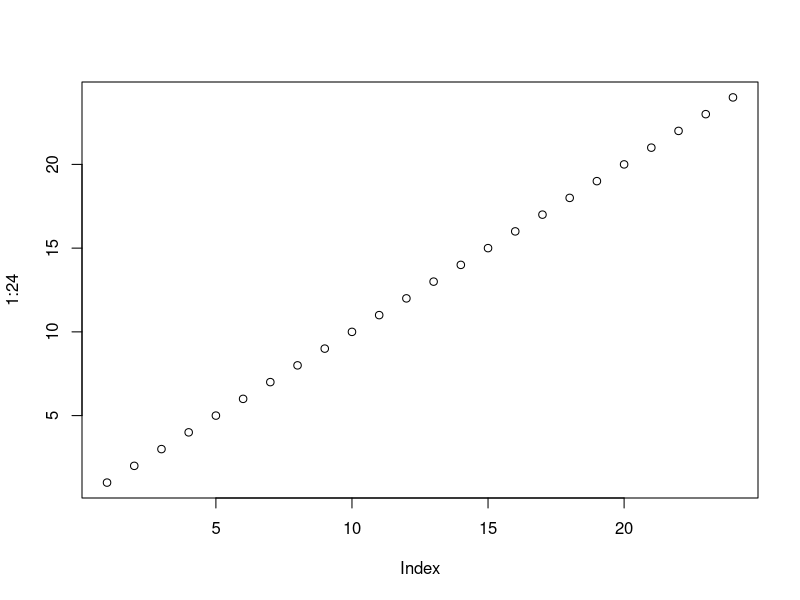
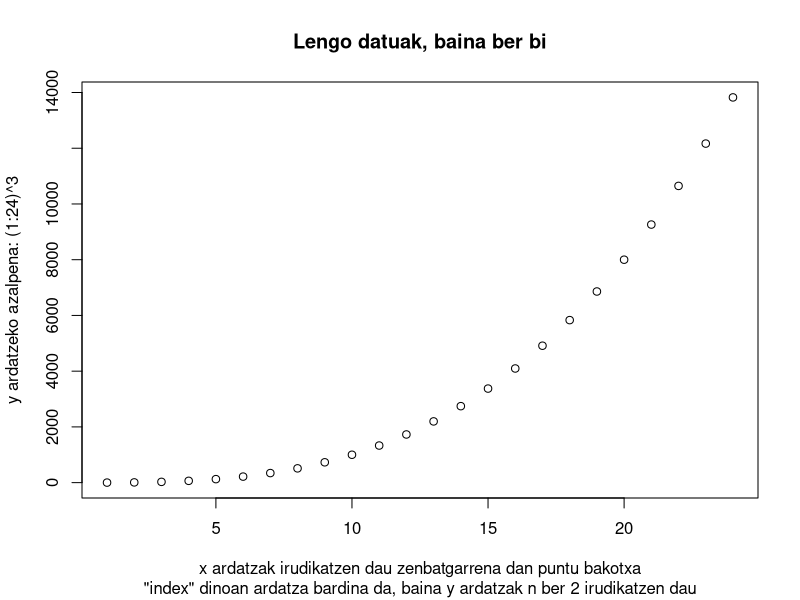
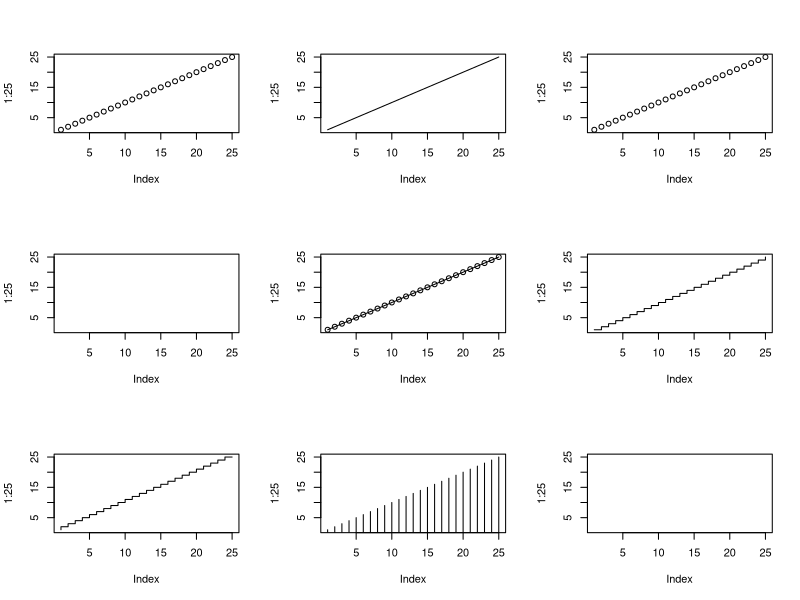
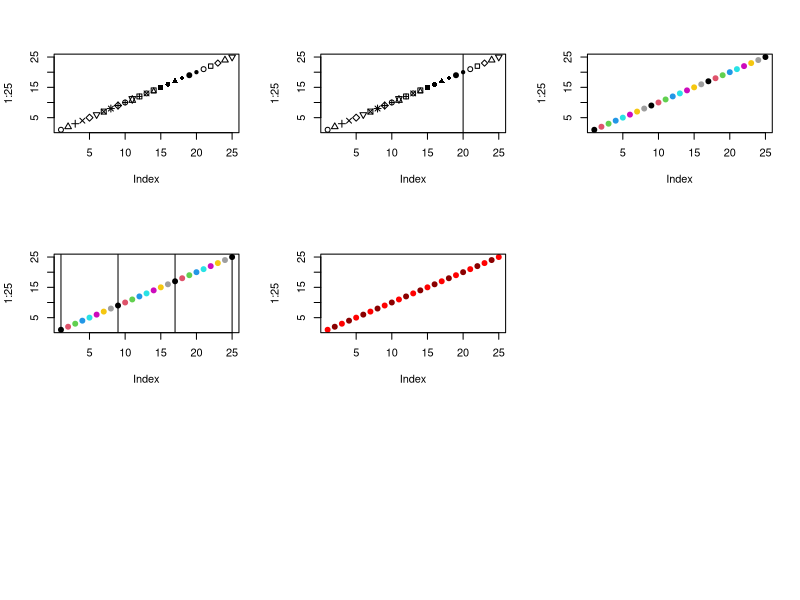
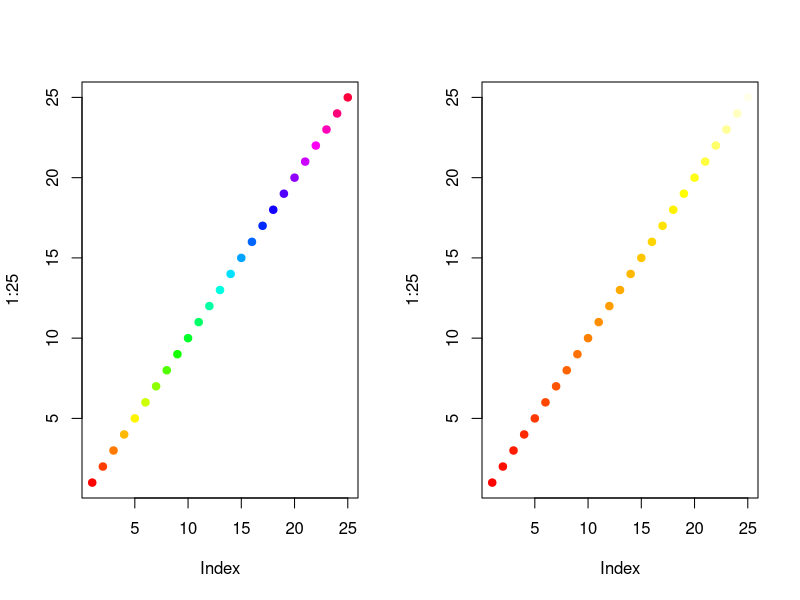
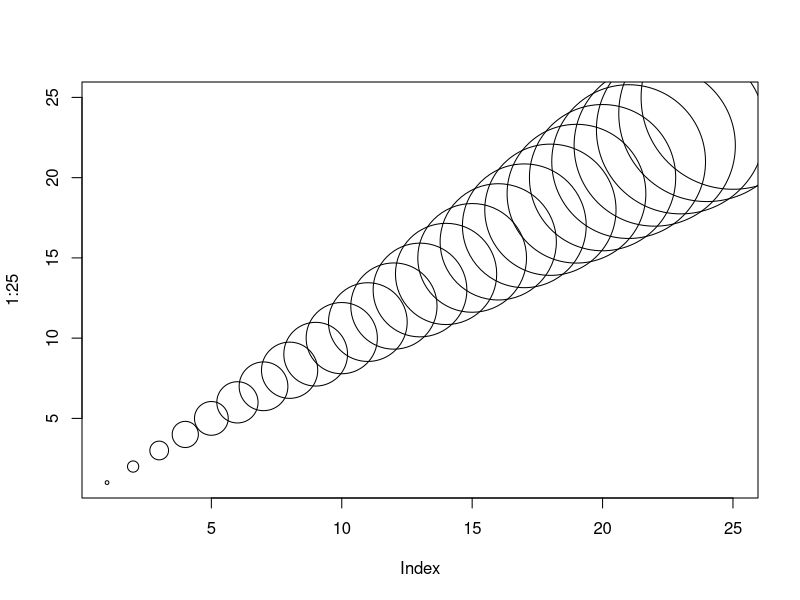
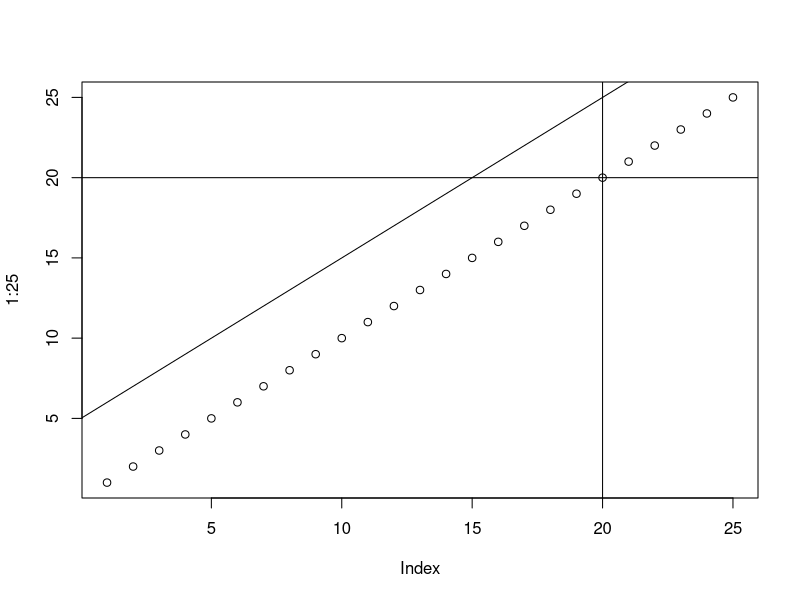
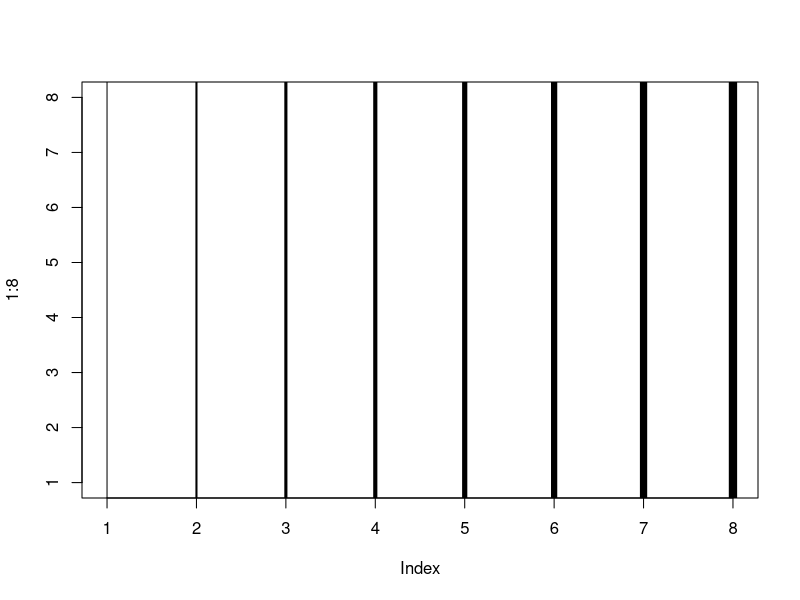

The R script that drew these images, in order:
## ---- chunk 1
## Honek balioak sortzen ditu
1:24

## Honek balio horien irudia sortzen dau
plot(1:24)
## ---- chunk 2
plot((1:24)^3,
     ylab = 'y ardatzeko azalpena: (1:24)^3',
     xlab = 'x ardatzak irudikatzen dau zenbatgarrena dan puntu bakotxa',
     main = 'Lengo datuak, baina ber bi',
     sub = '"index" dinoan ardatza bardina da, baina y ardatzak n ber 2 irudikatzen dau')
## ---- chunk 3
par(mfrow = c(3, 3))
plot(1:25, type = 'p')
plot(1:25, type = 'l')
plot(1:25, type = 'b')
plot(1:25, type = 'c')
plot(1:25, type = 'o')
plot(1:25, type = 's')
plot(1:25, type = 'S')
plot(1:25, type = 'h')
plot(1:25, type = 'n')
## ---- chunk 4
plot(1:25,
     pch = 1:25)
## ---- chunk 5
plot(1:25,
     pch = 1:25)
abline(v = 20)
## ---- chunk 6
plot(1:25,
     pch = 19,
     col = 1:25)
## ---- chunk 7
plot(1:25,
     pch = 19,
     col = 1:25)
abline(v = c(1, 1+8, 1+8*2, 1+8*3))
## ---- chunk 8
plot(1:25,
     pch = 19,
     col = c('red',
             'darkred'))
## ---- chunk 9
par(mfrow = c(1, 2))
plot(1:25,
     pch = 19,
     col = rainbow(25))
plot(1:25,
     pch = 19,
     col = heat.colors(25))
par(mfrow = c(1, 1))
## ---- chunk 10
plot(1:25,
     cex = 0.5:25)
## ---- chunk 11
plot(1:25)
abline(v = 20)
abline(h = 20)
abline(a = 5, b = 1)
## ---- chunk 12
## Marrak
plot(1:8, type = 'n')
abline(v = 1:8,
       lwd = 1:8)
## ---- chunk 13
## Marrak
plot(1:6, type = 'n')
abline(v = 1:6, lwd = 3,
       lty = 1:6)
## ---- chunk 14
plot(1:8)
lines(x = c(1, 2))
lines(x = c(1, 2), y = c(2, 3), col = 'red')
lines(x = c(2.1, 2.9), y = c(3, 4), col = 'darkblue')
lines(x = c(3.15, 3.8), y = c(4, 5), col = 'darkred')
lines(x = c(4.20, 4.75), y = c(5, 6), col = 'blue')
## ---- chunk 15
plot(1:8, pch = 3)
text(x = 1:8+0.4, letters[1:8])
## ---- chunk 16
pie(1:8, col = 1:8)
## ---- chunk 17
barplot(1:8)
## ---- chunk 18
hist((1:25)^2)
## ---- chunk 19
boxplot(1:8)
## ---- chunk 20
mosaicplot(1:8)
## ---- chunk 21
dotchart(1:8, labels = LETTERS[8:1])
## ---- chunk 22
plot(density(1:8))
## ---- chunk 23
plot(density(1:8, adjust = 2), 
     xlim = c(1,8),
     ylim = c(0, 0.12))
## ---- chunk 24
## Egin eta azaldu

